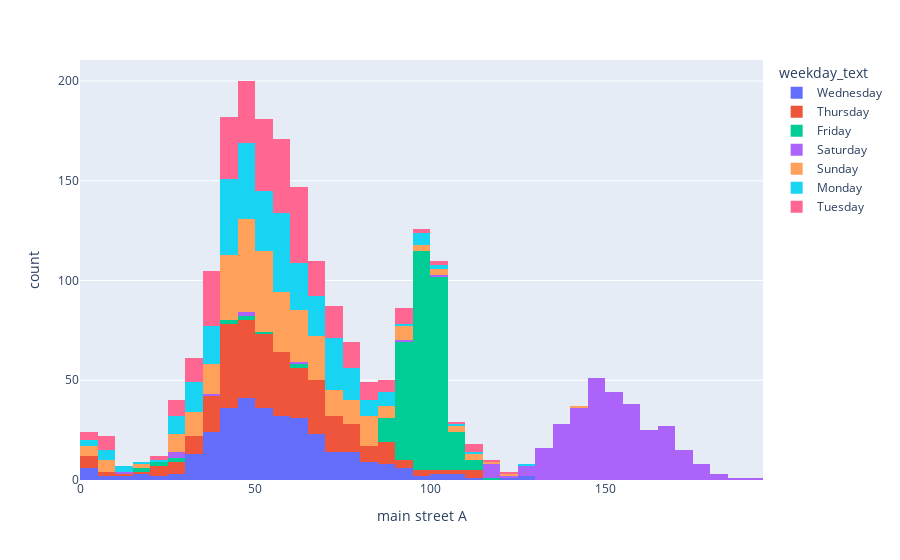
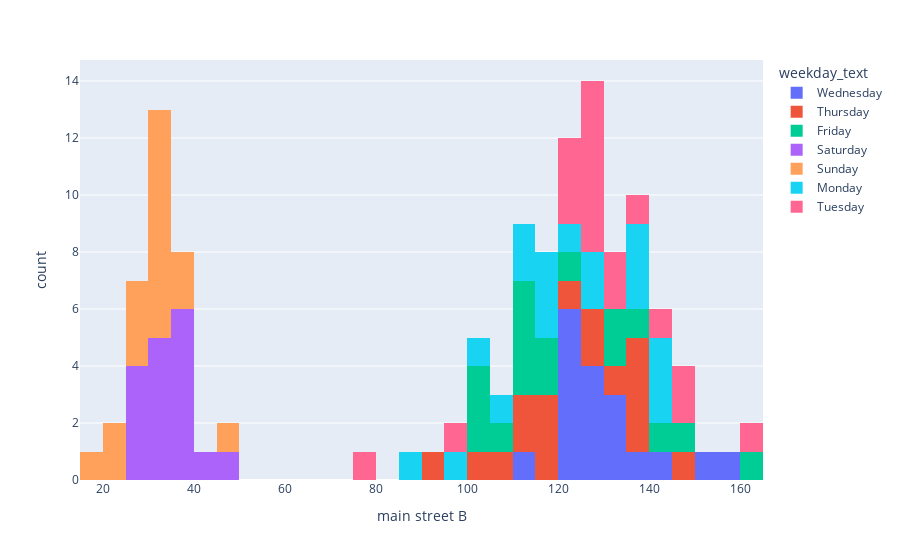
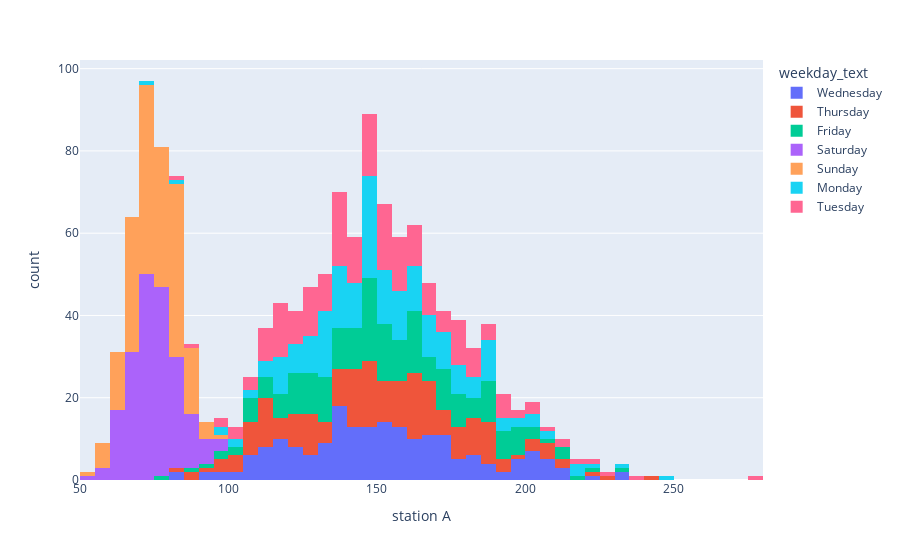
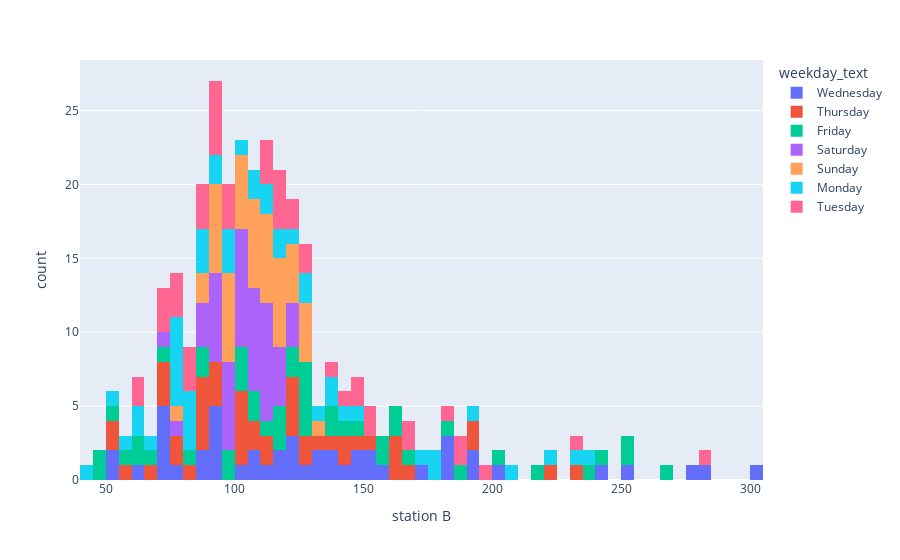

Source (notebook cell) for these figures, in order:
### Code cell
for store in stores:
    fig = px.histogram(df, x=store, color="weekday_text")
    fig.show()

### Figure 1 — Plotly figure (JSON) as saved in the notebook; plotly's stock layout.template omitted (floating-point values rounded to 4 significant figures; data arrays with more than 128 entries replaced by an {"elided": "..."} marker saying what was removed)
{"data": [{"alignmentgroup": "True", "bingroup": "x", "hovertemplate": "weekday_text=Wednesday<br>main street A=%{x}<br>count=%{y}<extra></extra>", "legendgroup": "Wednesday", "marker": {"color": "#636efa", "pattern": {"shape": ""}}, "name": "Wednesday", "offsetgroup": "Wednesday", "orientation": "v", "showlegend": true, "type": "histogram", "x": {"elided": "317 float values"}, "xaxis": "x", "yaxis": "y"}, {"alignmentgroup": "True", "bingroup": "x", "hovertemplate": "weekday_text=Thursday<br>main street A=%{x}<br>count=%{y}<extra></extra>", "legendgroup": "Thursday", "marker": {"color": "#EF553B", "pattern": {"shape": ""}}, "name": "Thursday", "offsetgroup": "Thursday", "orientation": "v", "showlegend": true, "type": "histogram", "x": {"elided": "316 float values"}, "xaxis": "x", "yaxis": "y"}, {"alignmentgroup": "True", "bingroup": "x", "hovertemplate": "weekday_text=Friday<br>main street A=%{x}<br>count=%{y}<extra></extra>", "legendgroup": "Friday", "marker": {"color": "#00cc96", "pattern": {"shape": ""}}, "name": "Friday", "offsetgroup": "Friday", "orientation": "v", "showlegend": true, "type": "histogram", "x": {"elided": "316 float values"}, "xaxis": "x", "yaxis": "y"}, {"alignmentgroup": "True", "bingroup": "x", "hovertemplate": "weekday_text=Saturday<br>main street A=%{x}<br>count=%{y}<extra></extra>", "legendgroup": "Saturday", "marker": {"color": "#ab63fa", "pattern": {"shape": ""}}, "name": "Saturday", "offsetgroup": "Saturday", "orientation": "v", "showlegend": true, "type": "histogram", "x": {"elided": "316 float values"}, "xaxis": "x", "yaxis": "y"}, {"alignmentgroup": "True", "bingroup": "x", "hovertemplate": "weekday_text=Sunday<br>main street A=%{x}<br>count=%{y}<extra></extra>", "legendgroup": "Sunday", "marker": {"color": "#FFA15A", "pattern": {"shape": ""}}, "name": "Sunday", "offsetgroup": "Sunday", "orientation": "v", "showlegend": true, "type": "histogram", "x": {"elided": "316 float values"}, "xaxis": "x", "yaxis": "y"}, {"alignmentgroup": "True", "bingroup": "x", "hovertemplate": "weekday_text=Monday<br>main street A=%{x}<br>count=%{y}<extra></extra>", "legendgroup": "Monday", "marker": {"color": "#19d3f3", "pattern": {"shape": ""}}, "name": "Monday", "offsetgroup": "Monday", "orientation": "v", "showlegend": true, "type": "histogram", "x": {"elided": "315 float values"}, "xaxis": "x", "yaxis": "y"}, {"alignmentgroup": "True", "bingroup": "x", "hovertemplate": "weekday_text=Tuesday<br>main street A=%{x}<br>count=%{y}<extra></extra>", "legendgroup": "Tuesday", "marker": {"color": "#FF6692", "pattern": {"shape": ""}}, "name": "Tuesday", "offsetgroup": "Tuesday", "orientation": "v", "showlegend": true, "type": "histogram", "x": {"elided": "315 float values"}, "xaxis": "x", "yaxis": "y"}], "layout": {"barmode": "relative", "legend": {"title": {"text": "weekday_text"}, "tracegroupgap": 0}, "margin": {"t": 60}, "xaxis": {"anchor": "y", "domain": [0, 1], "title": {"text": "main street A"}}, "yaxis": {"anchor": "x", "domain": [0, 1], "title": {"text": "count"}}}}

### Figure 2 — Plotly figure (JSON) as saved in the notebook; plotly's stock layout.template omitted (floating-point values rounded to 4 significant figures; data arrays with more than 128 entries replaced by an {"elided": "..."} marker saying what was removed)
{"data": [{"alignmentgroup": "True", "bingroup": "x", "hovertemplate": "weekday_text=Wednesday<br>main street B=%{x}<br>count=%{y}<extra></extra>", "legendgroup": "Wednesday", "marker": {"color": "#636efa", "pattern": {"shape": ""}}, "name": "Wednesday", "offsetgroup": "Wednesday", "orientation": "v", "showlegend": true, "type": "histogram", "x": {"elided": "317 float values"}, "xaxis": "x", "yaxis": "y"}, {"alignmentgroup": "True", "bingroup": "x", "hovertemplate": "weekday_text=Thursday<br>main street B=%{x}<br>count=%{y}<extra></extra>", "legendgroup": "Thursday", "marker": {"color": "#EF553B", "pattern": {"shape": ""}}, "name": "Thursday", "offsetgroup": "Thursday", "orientation": "v", "showlegend": true, "type": "histogram", "x": {"elided": "316 float values"}, "xaxis": "x", "yaxis": "y"}, {"alignmentgroup": "True", "bingroup": "x", "hovertemplate": "weekday_text=Friday<br>main street B=%{x}<br>count=%{y}<extra></extra>", "legendgroup": "Friday", "marker": {"color": "#00cc96", "pattern": {"shape": ""}}, "name": "Friday", "offsetgroup": "Friday", "orientation": "v", "showlegend": true, "type": "histogram", "x": {"elided": "316 float values"}, "xaxis": "x", "yaxis": "y"}, {"alignmentgroup": "True", "bingroup": "x", "hovertemplate": "weekday_text=Saturday<br>main street B=%{x}<br>count=%{y}<extra></extra>", "legendgroup": "Saturday", "marker": {"color": "#ab63fa", "pattern": {"shape": ""}}, "name": "Saturday", "offsetgroup": "Saturday", "orientation": "v", "showlegend": true, "type": "histogram", "x": {"elided": "316 float values"}, "xaxis": "x", "yaxis": "y"}, {"alignmentgroup": "True", "bingroup": "x", "hovertemplate": "weekday_text=Sunday<br>main street B=%{x}<br>count=%{y}<extra></extra>", "legendgroup": "Sunday", "marker": {"color": "#FFA15A", "pattern": {"shape": ""}}, "name": "Sunday", "offsetgroup": "Sunday", "orientation": "v", "showlegend": true, "type": "histogram", "x": {"elided": "316 float values"}, "xaxis": "x", "yaxis": "y"}, {"alignmentgroup": "True", "bingroup": "x", "hovertemplate": "weekday_text=Monday<br>main street B=%{x}<br>count=%{y}<extra></extra>", "legendgroup": "Monday", "marker": {"color": "#19d3f3", "pattern": {"shape": ""}}, "name": "Monday", "offsetgroup": "Monday", "orientation": "v", "showlegend": true, "type": "histogram", "x": {"elided": "315 float values"}, "xaxis": "x", "yaxis": "y"}, {"alignmentgroup": "True", "bingroup": "x", "hovertemplate": "weekday_text=Tuesday<br>main street B=%{x}<br>count=%{y}<extra></extra>", "legendgroup": "Tuesday", "marker": {"color": "#FF6692", "pattern": {"shape": ""}}, "name": "Tuesday", "offsetgroup": "Tuesday", "orientation": "v", "showlegend": true, "type": "histogram", "x": {"elided": "315 float values"}, "xaxis": "x", "yaxis": "y"}], "layout": {"barmode": "relative", "legend": {"title": {"text": "weekday_text"}, "tracegroupgap": 0}, "margin": {"t": 60}, "xaxis": {"anchor": "y", "domain": [0, 1], "title": {"text": "main street B"}}, "yaxis": {"anchor": "x", "domain": [0, 1], "title": {"text": "count"}}}}

### Figure 3 — Plotly figure (JSON) as saved in the notebook; plotly's stock layout.template omitted (floating-point values rounded to 4 significant figures; data arrays with more than 128 entries replaced by an {"elided": "..."} marker saying what was removed)
{"data": [{"alignmentgroup": "True", "bingroup": "x", "hovertemplate": "weekday_text=Wednesday<br>station A=%{x}<br>count=%{y}<extra></extra>", "legendgroup": "Wednesday", "marker": {"color": "#636efa", "pattern": {"shape": ""}}, "name": "Wednesday", "offsetgroup": "Wednesday", "orientation": "v", "showlegend": true, "type": "histogram", "x": {"elided": "317 float values"}, "xaxis": "x", "yaxis": "y"}, {"alignmentgroup": "True", "bingroup": "x", "hovertemplate": "weekday_text=Thursday<br>station A=%{x}<br>count=%{y}<extra></extra>", "legendgroup": "Thursday", "marker": {"color": "#EF553B", "pattern": {"shape": ""}}, "name": "Thursday", "offsetgroup": "Thursday", "orientation": "v", "showlegend": true, "type": "histogram", "x": {"elided": "316 float values"}, "xaxis": "x", "yaxis": "y"}, {"alignmentgroup": "True", "bingroup": "x", "hovertemplate": "weekday_text=Friday<br>station A=%{x}<br>count=%{y}<extra></extra>", "legendgroup": "Friday", "marker": {"color": "#00cc96", "pattern": {"shape": ""}}, "name": "Friday", "offsetgroup": "Friday", "orientation": "v", "showlegend": true, "type": "histogram", "x": {"elided": "316 float values"}, "xaxis": "x", "yaxis": "y"}, {"alignmentgroup": "True", "bingroup": "x", "hovertemplate": "weekday_text=Saturday<br>station A=%{x}<br>count=%{y}<extra></extra>", "legendgroup": "Saturday", "marker": {"color": "#ab63fa", "pattern": {"shape": ""}}, "name": "Saturday", "offsetgroup": "Saturday", "orientation": "v", "showlegend": true, "type": "histogram", "x": {"elided": "316 float values"}, "xaxis": "x", "yaxis": "y"}, {"alignmentgroup": "True", "bingroup": "x", "hovertemplate": "weekday_text=Sunday<br>station A=%{x}<br>count=%{y}<extra></extra>", "legendgroup": "Sunday", "marker": {"color": "#FFA15A", "pattern": {"shape": ""}}, "name": "Sunday", "offsetgroup": "Sunday", "orientation": "v", "showlegend": true, "type": "histogram", "x": {"elided": "316 float values"}, "xaxis": "x", "yaxis": "y"}, {"alignmentgroup": "True", "bingroup": "x", "hovertemplate": "weekday_text=Monday<br>station A=%{x}<br>count=%{y}<extra></extra>", "legendgroup": "Monday", "marker": {"color": "#19d3f3", "pattern": {"shape": ""}}, "name": "Monday", "offsetgroup": "Monday", "orientation": "v", "showlegend": true, "type": "histogram", "x": {"elided": "315 float values"}, "xaxis": "x", "yaxis": "y"}, {"alignmentgroup": "True", "bingroup": "x", "hovertemplate": "weekday_text=Tuesday<br>station A=%{x}<br>count=%{y}<extra></extra>", "legendgroup": "Tuesday", "marker": {"color": "#FF6692", "pattern": {"shape": ""}}, "name": "Tuesday", "offsetgroup": "Tuesday", "orientation": "v", "showlegend": true, "type": "histogram", "x": {"elided": "315 float values"}, "xaxis": "x", "yaxis": "y"}], "layout": {"barmode": "relative", "legend": {"title": {"text": "weekday_text"}, "tracegroupgap": 0}, "margin": {"t": 60}, "xaxis": {"anchor": "y", "domain": [0, 1], "title": {"text": "station A"}}, "yaxis": {"anchor": "x", "domain": [0, 1], "title": {"text": "count"}}}}

### Figure 4 — Plotly figure (JSON) as saved in the notebook; plotly's stock layout.template omitted (floating-point values rounded to 4 significant figures; data arrays with more than 128 entries replaced by an {"elided": "..."} marker saying what was removed)
{"data": [{"alignmentgroup": "True", "bingroup": "x", "hovertemplate": "weekday_text=Wednesday<br>station B=%{x}<br>count=%{y}<extra></extra>", "legendgroup": "Wednesday", "marker": {"color": "#636efa", "pattern": {"shape": ""}}, "name": "Wednesday", "offsetgroup": "Wednesday", "orientation": "v", "showlegend": true, "type": "histogram", "x": {"elided": "317 float values"}, "xaxis": "x", "yaxis": "y"}, {"alignmentgroup": "True", "bingroup": "x", "hovertemplate": "weekday_text=Thursday<br>station B=%{x}<br>count=%{y}<extra></extra>", "legendgroup": "Thursday", "marker": {"color": "#EF553B", "pattern": {"shape": ""}}, "name": "Thursday", "offsetgroup": "Thursday", "orientation": "v", "showlegend": true, "type": "histogram", "x": {"elided": "316 float values"}, "xaxis": "x", "yaxis": "y"}, {"alignmentgroup": "True", "bingroup": "x", "hovertemplate": "weekday_text=Friday<br>station B=%{x}<br>count=%{y}<extra></extra>", "legendgroup": "Friday", "marker": {"color": "#00cc96", "pattern": {"shape": ""}}, "name": "Friday", "offsetgroup": "Friday", "orientation": "v", "showlegend": true, "type": "histogram", "x": {"elided": "316 float values"}, "xaxis": "x", "yaxis": "y"}, {"alignmentgroup": "True", "bingroup": "x", "hovertemplate": "weekday_text=Saturday<br>station B=%{x}<br>count=%{y}<extra></extra>", "legendgroup": "Saturday", "marker": {"color": "#ab63fa", "pattern": {"shape": ""}}, "name": "Saturday", "offsetgroup": "Saturday", "orientation": "v", "showlegend": true, "type": "histogram", "x": {"elided": "316 float values"}, "xaxis": "x", "yaxis": "y"}, {"alignmentgroup": "True", "bingroup": "x", "hovertemplate": "weekday_text=Sunday<br>station B=%{x}<br>count=%{y}<extra></extra>", "legendgroup": "Sunday", "marker": {"color": "#FFA15A", "pattern": {"shape": ""}}, "name": "Sunday", "offsetgroup": "Sunday", "orientation": "v", "showlegend": true, "type": "histogram", "x": {"elided": "316 float values"}, "xaxis": "x", "yaxis": "y"}, {"alignmentgroup": "True", "bingroup": "x", "hovertemplate": "weekday_text=Monday<br>station B=%{x}<br>count=%{y}<extra></extra>", "legendgroup": "Monday", "marker": {"color": "#19d3f3", "pattern": {"shape": ""}}, "name": "Monday", "offsetgroup": "Monday", "orientation": "v", "showlegend": true, "type": "histogram", "x": {"elided": "315 float values"}, "xaxis": "x", "yaxis": "y"}, {"alignmentgroup": "True", "bingroup": "x", "hovertemplate": "weekday_text=Tuesday<br>station B=%{x}<br>count=%{y}<extra></extra>", "legendgroup": "Tuesday", "marker": {"color": "#FF6692", "pattern": {"shape": ""}}, "name": "Tuesday", "offsetgroup": "Tuesday", "orientation": "v", "showlegend": true, "type": "histogram", "x": {"elided": "315 float values"}, "xaxis": "x", "yaxis": "y"}], "layout": {"barmode": "relative", "legend": {"title": {"text": "weekday_text"}, "tracegroupgap": 0}, "margin": {"t": 60}, "xaxis": {"anchor": "y", "domain": [0, 1], "title": {"text": "station B"}}, "yaxis": {"anchor": "x", "domain": [0, 1], "title": {"text": "count"}}}}
